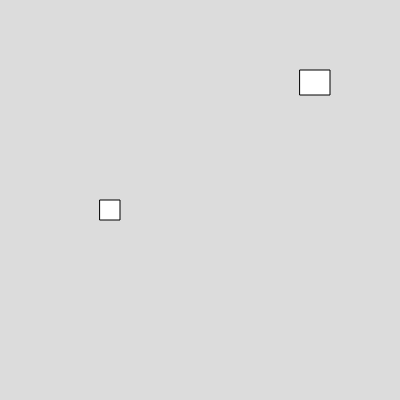
Frame 1 (no input)
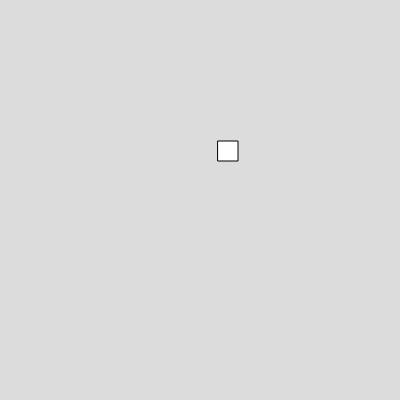
Frame 60 (no input)
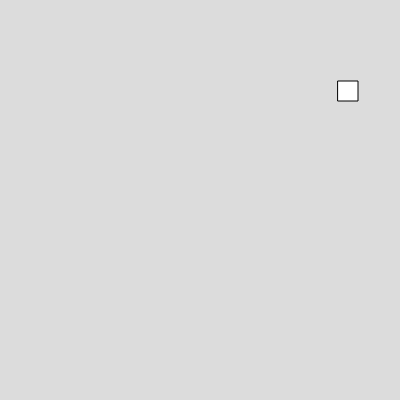
Frame 120 (the mouse pressed at the canvas centre since frame 60)

The p5.js sketch that drew these frames (run headless with seeded random() and noise() and a simulated clock; from frame 60 on, the mouse is pressed at the canvas centre):

// p5.js sketch
// ── sketch.js
var box1, box2;




function setup() 
{
  createCanvas(400, 400);
  box1 = new Box(100,200,20,20,2,1);
  box2 = new Box(300,70,30,25,4,6);
}

function draw() 
{
  background(220);
  box1.show();
  box1.moveR();
  box1.moveUp();

  box2.show();
  box2.moveL();
  box2.moveDown();
}


// ── box.js
class Box
  {
    constructor(x,y,w,h,vx,vy)
    {
      this.x =x;
      this.y =y;
      this.w =w;
      this.h = h;
      this.vx = vx;
      this.vy = vy;
    }
    
    show()
    {
      rect(this.x,this.y,this.w,this.h)
    }
    
    moveR()
    {
      this.x = this.x+this.vx;
    }
    moveL()
    {
      this.x = this.x-this.vx;
    }
    moveUp()
    {
      this.y = this.y-this.vy;
    }
    moveDown()
    {
      this.y = this.y+this.vy;
    }
  }

  
